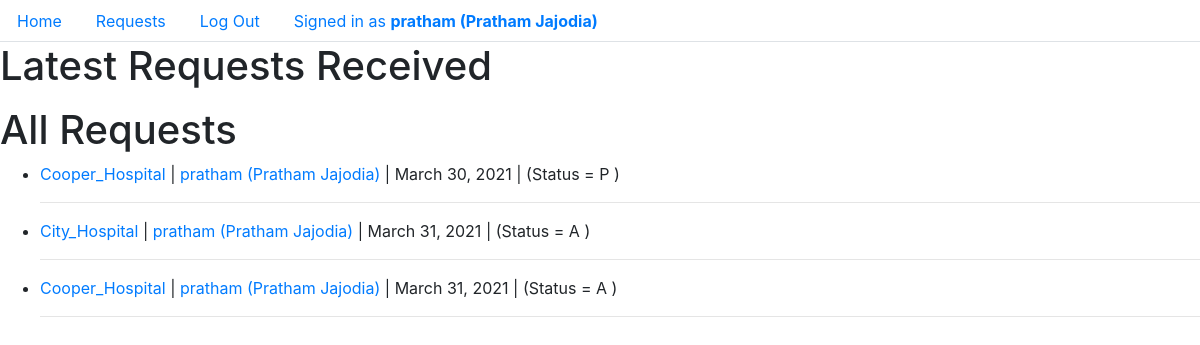
The page /requests/ (signed in) on the database its author committed.
### donate/models.py (models this page shows, shortened)
class User(AbstractUser):
    gender_choice = [
        ("M", "Male"),
        ("F", "Female"),
        ("O", "Other")
    ]
    is_hospital = models.BooleanField(default = False)
    street = models.CharField (max_length=64)
    city = models.CharField (max_length=64)
    state = models.CharField (max_length=64)
    phone_no = PhoneNumberField(unique=True)
    dob = models.DateField(auto_now_add=False, blank=True, null=True)
    blood_type = models.CharField(choices=unit_choices, max_length=64, blank=True)
    gender = models.CharField(choices=gender_choice, max_length=1, blank=True)
    requests = models.ManyToManyField("User", blank=True, through="BloodRequest")
    def __str__(self):
        if self.is_hospital:
            return f'{self.username}'
        else:
            return f'{self.username} ({self.first_name} {self.last_name})'

class BloodRequest(models.Model):
    hospital = models.ForeignKey("User", on_delete=models.CASCADE, related_name="requester")
    donor = models.ForeignKey("User", on_delete=models.CASCADE, related_name="requested_donor")
    status_choice = [
        ("P", "Pending"),
        ("A", "Accepted"),
        ("D", "Denied")
    ]
    date = models.DateField(auto_now_add=True)
    status = models.CharField(choices=status_choice, max_length=1, default="P")

### donate/views.py (the view)
# urls.py: path("requests/", views.requests, name="requests"),
@login_required(login_url="login")
def requests(request):
    if request.method == 'POST':
        city = request.user.city
        req_type = request.POST["blood_req_type"]
        for donor in User.objects.filter(blood_type=req_type, city=city):
            BloodRequest.objects.create(hospital=request.user,donor=donor)
    if request.user.is_hospital == True:
        reqs = BloodRequest.objects.filter(hospital=request.user)
    else:
        reqs = BloodRequest.objects.filter(donor=request.user)
    return render(request, "donate/requests.html", {
            "reqs": reqs,
            "today": date.today()
        })

### donate/templates/donate/requests.html (shortened to what this page needs)
{% extends "donate/layout.html" %}
{% load static %}
{% block body %}
    {% if user.is_hospital == True %}
        <hr><h2>Today's Accepted Requests</h2>
        <ul>
            {% for req in reqs %}
                {% if req.status == 'A' and today == req.date %}
                    <li>
                        <a href="{% url 'profile' name=req.hospital.username %}">{{ req.hospital }}</a> |
                        <a href="{% url 'profile' name=req.donor.username %}">{{ req.donor }}</a> |
                        {{ req.date }} |
                        (Status = {{ req.status }} )
                    </li>
                    <hr>
                {% endif %}
            {% empty %}
                <li>No Entries Found</li>
            {% endfor %}
        </ul><hr>
        <h2>Make New Request</h2>
        Makes a request to all the donors in the city with Particualr Blood Type
        <form action="{% url 'requests' %}" method="POST">
            {% csrf_token %}
            <select class="form-control" name="blood_req_type" required>
                <option value="A+">A+</option>
                <option value="A-">A-</option>
                <option value="B+">B+</option>
                <option value="B-">B-</option>
                <option value="AB+">AB+</option>
                <option value="AB-">AB-</option>
                <option value="O+">O+</option>
                <option value="O-">O-</option>
            </select>
            <input class="btn btn-info" type="submit" value="Make Request">
        </form>
        <hr>
    {% else %}
    <h1>Latest Requests Received</h1>
    {% endif %}
    {% if user.is_hospital == True %}
        <h1>ALl Requests Made</h1>
    {% else %}
        <h1>All Requests</h1>
    {% endif %}
    <ul>
        {% for req in reqs %}
            <li>
                <a href="{% url 'profile' name=req.hospital.username %}">{{ req.hospital }}</a> |
                <a href="{% url 'profile' name=req.donor.username %}">{{ req.donor }}</a> |
                {{ req.date }} |
                (Status = {{ req.status }} )
            </li>
            <hr>
        {% empty %}
            <li>No Entries Found</li>
            <hr>
        {% endfor %}
    </ul>
{% endblock %}

### donate/templates/donate/layout.html (shortened to what this page needs)
{% load static %}
<!DOCTYPE html>
<html lang="en">
    <head>
        <link rel="stylesheet" href="https://stackpath.bootstrapcdn.com/bootstrap/4.4.1/css/bootstrap.min.css">
    </head>
    <body>
        <ul class="nav nav-tabs links">
            <li class="nav-item">
                <a class="nav-link" href="{% url 'index' %}">Home</a>
            </li>
            {% if user.is_authenticated %}
                <li class="nav-item">
                    <a class="nav-link" href="{% url 'requests' %}">Requests</a>
                </li>
                <li class="nav-item">
                    <a class="nav-link" href="{% url 'logout' %}">Log Out</a>
                </li>
                <li class="nav-item">
                    <a class="nav-link" href="{% url 'profile' name=user.username %}">Signed in as <strong>{{ user }}</strong></a>
                </li>
            {% endif %}
        </ul>
        {% block body %}
        {% endblock %}
    </body>
    </html>
</html>

### rows shown on the page
User: is_hospital+username+first_name "pratham (Pratham Jajodia)"
BloodRequest: hospital "Cooper_Hospital", donor "pratham (Pratham Jajodia)", date "March 30, 2021", status "P"
BloodRequest: hospital "City_Hospital", donor "pratham (Pratham Jajodia)", date "March 31, 2021", status "A"
BloodRequest: hospital "Cooper_Hospital", donor "pratham (Pratham Jajodia)", date "March 31, 2021", status "A"
